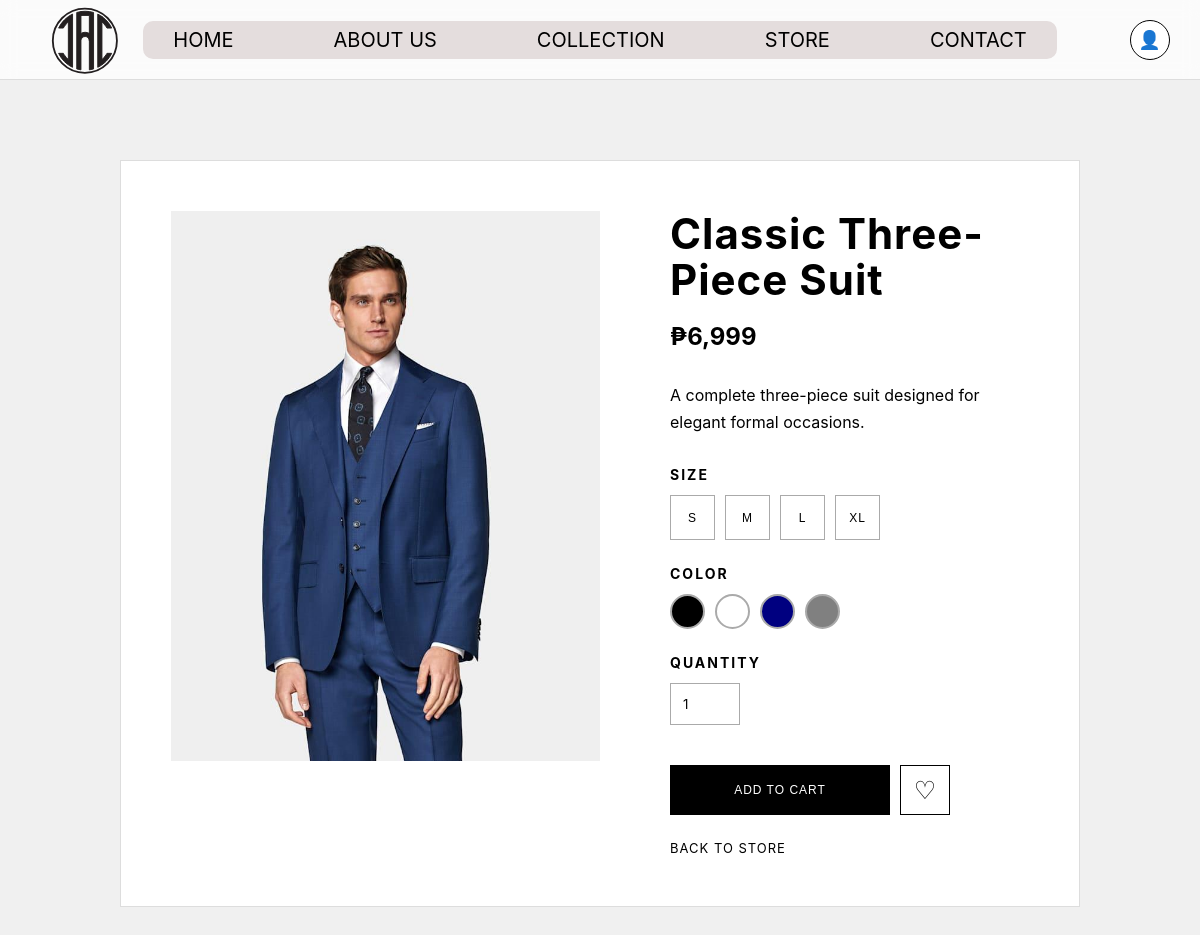
The app's page /product page/product.php?id=3 with its own data.
### tables this page shows
CREATE TABLE `products` (
  `id` int(11) NOT NULL AUTO_INCREMENT,
  `category_id` int(11) DEFAULT NULL,
  `name` varchar(255) NOT NULL,
  `description` text DEFAULT NULL,
  `price` decimal(10,2) NOT NULL,
  `image` varchar(255) DEFAULT NULL,
  `created_at` timestamp NOT NULL DEFAULT current_timestamp(),
  `stock` int(11) NOT NULL DEFAULT 10,
  PRIMARY KEY (`id`),
  KEY `category_id` (`category_id`),
  CONSTRAINT `products_ibfk_1` FOREIGN KEY (`category_id`) REFERENCES `categories` (`id`) ON DELETE SET NULL ON UPDATE CASCADE
);

### product page/product.php (the view, shortened to what this page needs)
<?php
require_once "../php/db.php";
 $product_id = isset($_GET["id"]) ? (int) $_GET["id"] : 1;
 $stmt = $conn->prepare("
    SELECT p.id, p.name, p.price, p.image, p.description, p.category_id, c.name AS category_name
    FROM products p
    LEFT JOIN categories c ON p.category_id = c.id
    WHERE p.id = ?
    LIMIT 1
");
 $stmt->bind_param("i", $product_id);
 $stmt->execute();
 $product = $stmt->get_result()->fetch_assoc();
$is_accessories = false;
if ($product) {
    $cat_name = strtolower(trim($product['category_name'] ?? ''));
    $is_accessories = ($cat_name === 'accessories');
}
?>
<!DOCTYPE html>
<html lang="en">
<head>
    <link rel="stylesheet" href="../style.css">
    <link rel="stylesheet" href="product.css">
</head>
<body>
<header>
    <img src="../Images/Final LOGO.svg" alt="JAC Logo" class="logo">
    <nav>
        <a href="../index.php#home">HOME</a>
        <a href="../index.php#about">ABOUT US</a>
        <a href="../index.php#collections">COLLECTION</a>
        <a href="../store.php">STORE</a>
        <a href="../index.php#contact">CONTACT</a>
    </nav>
    <div class="account-menu">
        <button type="button" class="account-button">👤</button>
    </div>
</header>
<section class="product-page">
    <div class="product-container">
        <div class="product-image">
            <?php
            $image = trim($product["image"]);
            if (stripos($image, "images/") === 0) {
                $image_path = "../" . $image;
            } else {
                $image_path = "../Images/" . $image;
            }
            ?>
            <img
                src="<?= htmlspecialchars($image_path) ?>"
                alt="<?= htmlspecialchars($product["name"]) ?>"
            >
        </div>
        <div class="product-details">
            <h1><?= htmlspecialchars($product["name"]) ?></h1>
            <p class="product-price">₱<?= number_format($product["price"]) ?></p>
            <p class="product-description"><?= htmlspecialchars($product["description"]) ?></p>
            <?php if (!$is_accessories): ?>
            <h3>SIZE</h3>
            <div class="size-options">
                <button type="button" class="size-button" data-size="S">S</button>
                <button type="button" class="size-button" data-size="M">M</button>
                <button type="button" class="size-button" data-size="L">L</button>
                <button type="button" class="size-button" data-size="XL">XL</button>
            </div>
            <?php endif; ?>
            <h3>COLOR</h3>
            <div class="color-options">
                <button type="button" class="color-button color-black" data-color="Black" title="Black"></button>
                <button type="button" class="color-button color-white" data-color="White" title="White"></button>
                <button type="button" class="color-button color-navy" data-color="Navy" title="Navy"></button>
                <button type="button" class="color-button color-gray" data-color="Gray" title="Gray"></button>
            </div>
            <h3>QUANTITY</h3>
            <input type="number" id="quantity" class="product-quantity" value="1" min="1">
            <div class="product-actions">
                <button type="button" class="add-to-cart" id="addToCartButton">
                    ADD TO CART
                </button>
                <form action="../php/add_to_wishlist.php" method="POST" class="wishlist-form">
                    <button type="submit" class="add-to-wishlist">♡</button>
                </form>
            </div>
            <a href="../store.php" class="back-to-collections">BACK TO STORE</a>
        </div>
    </div>
</section>
</body>
</html>

### product page/product.css (style rules this page uses)
.product-page { min-height: 700px; display: flex; align-items: center; justify-content: center; gap: 70px; padding: 80px 10%; background-color: rgb(240, 240, 240); }
.product-container { width: 100%; max-width: 1100px; display: flex; gap: 70px; padding: 50px; background-color: white; border: 1px solid #ddd; }
.product-image { width: 50%; max-width: 550px; flex-shrink: 0; }
.product-image img { display: block; width: 100%; height: 550px; object-fit: cover; }
.product-details { width: 50%; max-width: 500px; text-align: left; display: flex; flex-direction: column; align-items: flex-start; justify-content: center; }
.product-details h1 { font-size: 42px; line-height: 1.1; letter-spacing: 1px; margin-bottom: 15px; }
.product-price { font-size: 24px; font-weight: bold; margin-bottom: 25px; }
.product-description { font-size: 16px; line-height: 1.7; margin-bottom: 30px; }
.product-details h3 { font-size: 14px; letter-spacing: 2px; margin-bottom: 12px; }
.size-options, .color-options { display: flex; gap: 10px; margin-bottom: 25px; }
.size-options button { width: 45px; height: 45px; padding: 0; background-color: white; color: black; border: 1px solid #aaa; cursor: pointer; }
.color-options button { width: 35px; height: 35px; padding: 0; border: 2px solid #aaa; border-radius: 50%; cursor: pointer; }
.color-black { background-color: black; }
.color-white { background-color: white; }
.color-navy { background-color: navy; }
.color-gray { background-color: gray; }
.product-quantity { width: 70px; padding: 12px; margin-bottom: 10px; border: 1px solid #aaa; font-family: inherit; }
.product-actions { display: flex; align-items: center; gap: 10px; margin-top: 15px; }
.product-actions .add-to-cart { width: 220px; height: 50px; padding: 0; margin: 0; display: flex; align-items: center; justify-content: center; background-color: black; color: white; border: none; cursor: pointer; letter-spacing: 1px; font-size: 12px; }
.wishlist-form .add-to-wishlist { width: 50px; height: 50px; padding: 0; background-color: white; color: black; border: 1px solid black; font-size: 25px; cursor: pointer; }
.back-to-collections { display: inline-block; margin-top: 25px; color: black; text-decoration: none; font-size: 13px; letter-spacing: 1px; }

### records on screen
products: image (picture), name "Classic Three-Piece Suit", price "6,999", description "A complete three-piece suit designed for elegant formal occasions."
